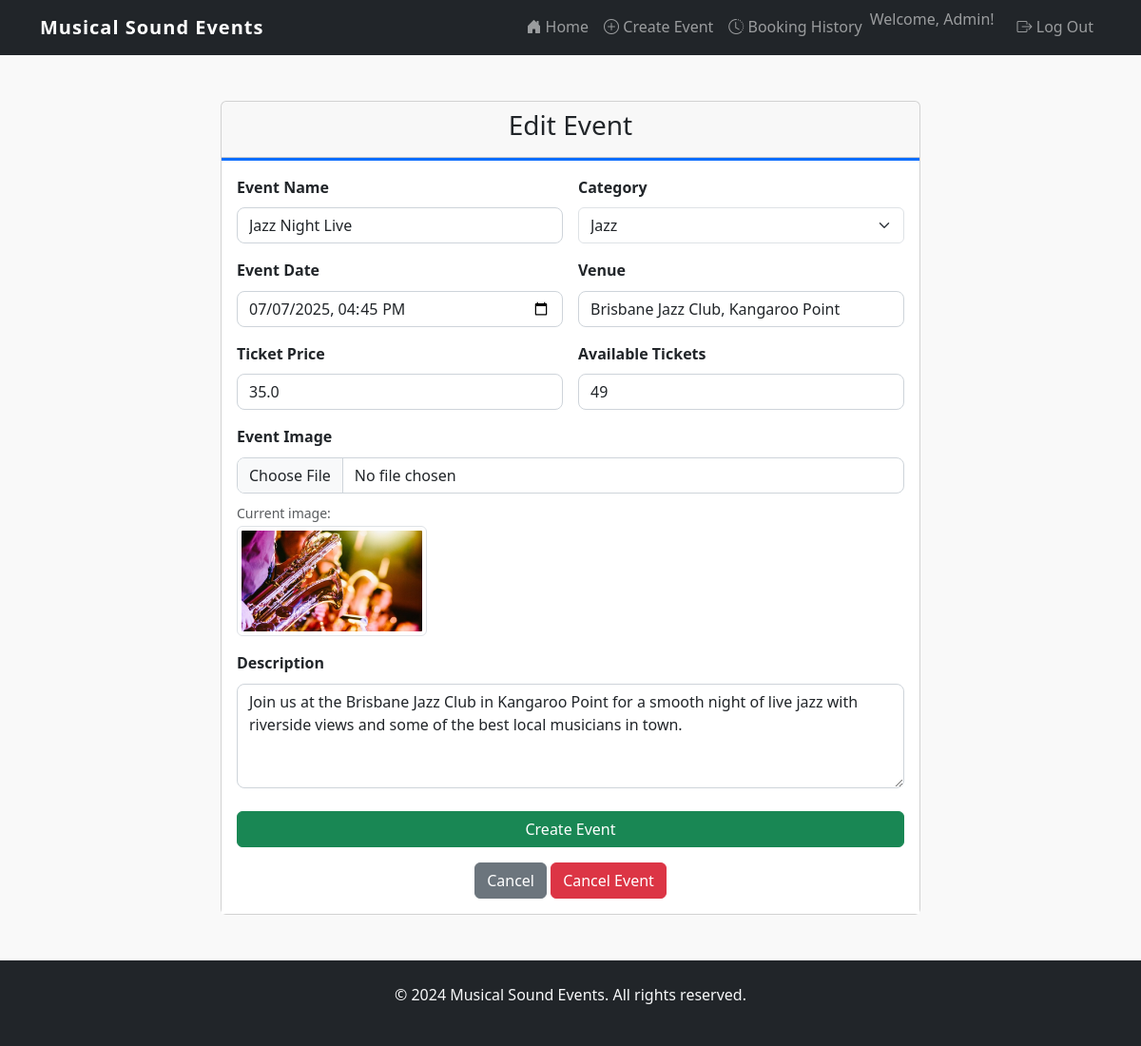
The app's page /event/1/edit (signed in) with its own data.
### website/models.py (models this page shows)
class User(db.Model, UserMixin):
    id = db.Column(db.Integer, primary_key=True)
    first_name = db.Column(db.String(100), nullable=False)
    surname = db.Column(db.String(100), nullable=False)
    name = db.Column(db.String(150), nullable=False, unique=True)
    email = db.Column(db.String(150), nullable=False, unique=True)
    password_hash = db.Column(db.String(150), nullable=False)
    contact_number = db.Column(db.String(20), nullable=False)
    street_address = db.Column(db.Text, nullable=False)
    comments = db.relationship('Comment', backref='user')
    orders = db.relationship('Order', backref='user')
    events = db.relationship('Event', backref='creator')

class Event(db.Model):
    id = db.Column(db.Integer, primary_key=True)
    name = db.Column(db.String(150), nullable=False)
    description = db.Column(db.Text, nullable=False)
    date = db.Column(db.DateTime, nullable=False)
    venue = db.Column(db.String(200), nullable=False)
    image = db.Column(db.String(400), nullable=True, default='default_event.jpg')
    category = db.Column(db.String(50), nullable=False)
    price = db.Column(db.Float, nullable=False)
    tickets_available = db.Column(db.Integer, nullable=False)
    status = db.Column(db.String(20), nullable=False, default='Open')
    created_at = db.Column(db.DateTime, default=datetime.utcnow)
    user_id = db.Column(db.Integer, db.ForeignKey('user.id'), nullable=False)
    comments = db.relationship('Comment', backref='event', cascade='all, delete-orphan')
    orders = db.relationship('Order', backref='event')

### website/views.py (the view, shortened to what this page needs)
@main_bp.route('/event/<int:id>/edit', methods=['GET', 'POST'])# Route to edit an existing event
@login_required
def edit_event(id):
    event = Event.query.get_or_404(id)
    if event.user_id != current_user.id:
        flash('You can only edit your own events.', 'error')
        return redirect(url_for('main.event_detail', id=id))
    form = EventForm(obj=event)
    return render_template('create.html', form=form, event=event)

### website/forms.py
class EventForm(FlaskForm):
    name = StringField("Event Name", validators=[DataRequired()])
    description = TextAreaField("Description", validators=[DataRequired()])
    date = DateTimeField("Event Date", validators=[DataRequired()], format='%Y-%m-%dT%H:%M')
    venue = StringField("Venue", validators=[DataRequired()])
    category = SelectField("Category", choices=[
        ('Jazz', 'Jazz'),
        ('Rock', 'Rock'),
        ('Hip-Hop', 'Hip-Hop'),
        ('Electronic', 'Electronic'),
        ('Classical', 'Classical'),
        ('Pop', 'Pop'),
        ('Reggae', 'Reggae'),
        ('Acoustic', 'Acoustic')
    ], validators=[DataRequired()])
    price = FloatField("Ticket Price", validators=[DataRequired(), NumberRange(min=0)])
    tickets_available = IntegerField("Available Tickets", validators=[DataRequired(), NumberRange(min=1)])
    image = FileField("Event Image", validators=[FileAllowed(['jpg', 'png', 'jpeg'], 'Images only!')])
    submit = SubmitField("Create Event")

### website/templates/create.html (shortened to what this page needs)
{% extends "base.html" %}
{% block content %}
<div class="container mt-5">
    <div class="row justify-content-center">
        <div class="col-md-8">
            <div class="card">
                <div class="card-header">
                    <h3 class="text-center">{% if event %}Edit Event{% else %}Create a New Event{% endif %}</h3>
                </div>
                <div class="card-body">
                    <form method="POST" enctype="multipart/form-data">
                        <div class="row g-3">
                            <div class="col-md-6">
                                {{ form.name.label(class="form-label") }}
                                {{ form.name(class="form-control") }}
                            </div>
                            <div class="col-md-6">
                                {{ form.category.label(class="form-label") }}
                                {{ form.category(class="form-select") }}
                            </div>
                            <div class="col-md-6">
                                {{ form.date.label(class="form-label") }}
                                {{ form.date(class="form-control", type="datetime-local") }}
                            </div>
                            <div class="col-md-6">
                                {{ form.venue.label(class="form-label") }}
                                {{ form.venue(class="form-control") }}
                            </div>
                            <div class="col-md-6">
                                {{ form.price.label(class="form-label") }}
                                {{ form.price(class="form-control", step="0.01", min="0") }}
                            </div>
                            <div class="col-md-6">
                                {{ form.tickets_available.label(class="form-label") }}
                                {{ form.tickets_available(class="form-control", min="1") }}
                            </div>
                            <div class="col-md-12">
                                {{ form.image.label(class="form-label") }}
                                {{ form.image(class="form-control") }}
                                {% if event and event.image %}
                                    <div class="mt-2">
                                        <small class="text-muted">Current image:</small><br>
                                        <img src="{{ url_for('static', filename='img/' + event.image) }}"
                                             alt="Current event image" class="img-thumbnail" style="max-width: 200px;">
                                    </div>
                                {% endif %}
                            </div>
                            <div class="col-md-12">
                                {{ form.description.label(class="form-label") }}
                                {{ form.description(class="form-control", rows="4") }}
                            </div>
                        </div>
                        <div class="d-grid mt-4">
                            {{ form.submit(class="btn btn-success") }}
                        </div>
                    </form>
                    {% if event %}
                        <div class="mt-3 text-center">
                            <a href="{{ url_for('main.event_detail', id=event.id) }}" class="btn btn-secondary">Cancel</a>
                            {% if event.status != 'Cancelled' %}
                                <a href="{{ url_for('main.cancel_event', id=event.id) }}"
                                   class="btn btn-danger"
                                   onclick="return confirm('Are you sure you want to cancel this event?')">Cancel Event</a>
                            {% endif %}
                        </div>
                    {% endif %}
                </div>
            </div>
        </div>
    </div>
</div>
{% endblock %}

### website/templates/base.html (shortened to what this page needs)
<!DOCTYPE html>
<html lang="en">
<head>
    <link href="https://cdn.jsdelivr.net/npm/bootstrap@5.3.2/dist/css/bootstrap.min.css" rel="stylesheet">
    <link href="https://cdn.jsdelivr.net/npm/bootstrap-icons@1.10.5/font/bootstrap-icons.css" rel="stylesheet">
    <link rel="stylesheet" href="{{ url_for('static', filename='style/style.css') }}" />
</head>
<body>
    <header>
        <nav class="navbar navbar-expand-lg navbar-dark bg-dark">
            <div class="container">
                <a class="navbar-brand" href="{{ url_for('main.index') }}">Musical Sound Events</a>
                <div class="collapse navbar-collapse" id="navbarNav">
                    <ul class="navbar-nav ms-auto">
                        <li class="nav-item">
                            <a class="nav-link" href="{{ url_for('main.index') }}">
                                <i class="bi bi-house-door-fill"></i> Home
                            </a>
                        </li>
                        {% if current_user.is_authenticated %}
                            <li class="nav-item">
                                <a class="nav-link" href="{{ url_for('main.create_event') }}">
                                    <i class="bi bi-plus-circle"></i> Create Event
                                </a>
                            </li>
                            <li class="nav-item">
                                <a class="nav-link" href="{{ url_for('main.booking_history') }}">
                                    <i class="bi bi-clock-history"></i> Booking History
                                </a>
                            </li>
                            <li class="nav-item">
                                <span class="navbar-text me-3">Welcome, {{ current_user.first_name }}!</span>
                            </li>
                            <li class="nav-item">
                                <a class="nav-link" href="{{ url_for('auth.logout') }}">
                                    <i class="bi bi-box-arrow-right"></i> Log Out
                                </a>
                            </li>
                        {% endif %}
                    </ul>
                </div>
            </div>
        </nav>
    </header>
    <main>
        {% block content %}
        {% endblock %}
    </main>
    <footer class="footer bg-dark text-light py-4 mt-5">
        <div class="container text-center">
            <p>&copy; 2024 Musical Sound Events. All rights reserved.</p>
        </div>
    </footer>
</body>
</html>

### website/static/style/style.css (style rules this page uses)
body { font-family: 'Segoe UI', sans-serif; line-height: 1.6; background-color: #f9f9f9; }
.navbar-brand { font-weight: bold; letter-spacing: 1px; }
.card { transition: transform 0.3s ease, box-shadow 0.3s ease; }
form .form-control { border-radius: 0.5rem; border-color: #ced4da; }
form label { font-weight: 600; margin-bottom: 0.5rem; }
form textarea { resize: vertical; }
.card .card-body { background-color: #fff; border-top: 3px solid #0d6efd; }

### records on screen
User: first_name "Admin"
Event: name "Jazz Night Live", category "Jazz", date "07/07/2025 16:45", venue "Brisbane Jazz Club, Kangaroo Point", price "35.0", tickets_available "49", image (picture), description "Join us at the Brisbane Jazz Club in Kangaroo Point for a smooth night of live jazz with riverside views and some of the best local musicians in town."
